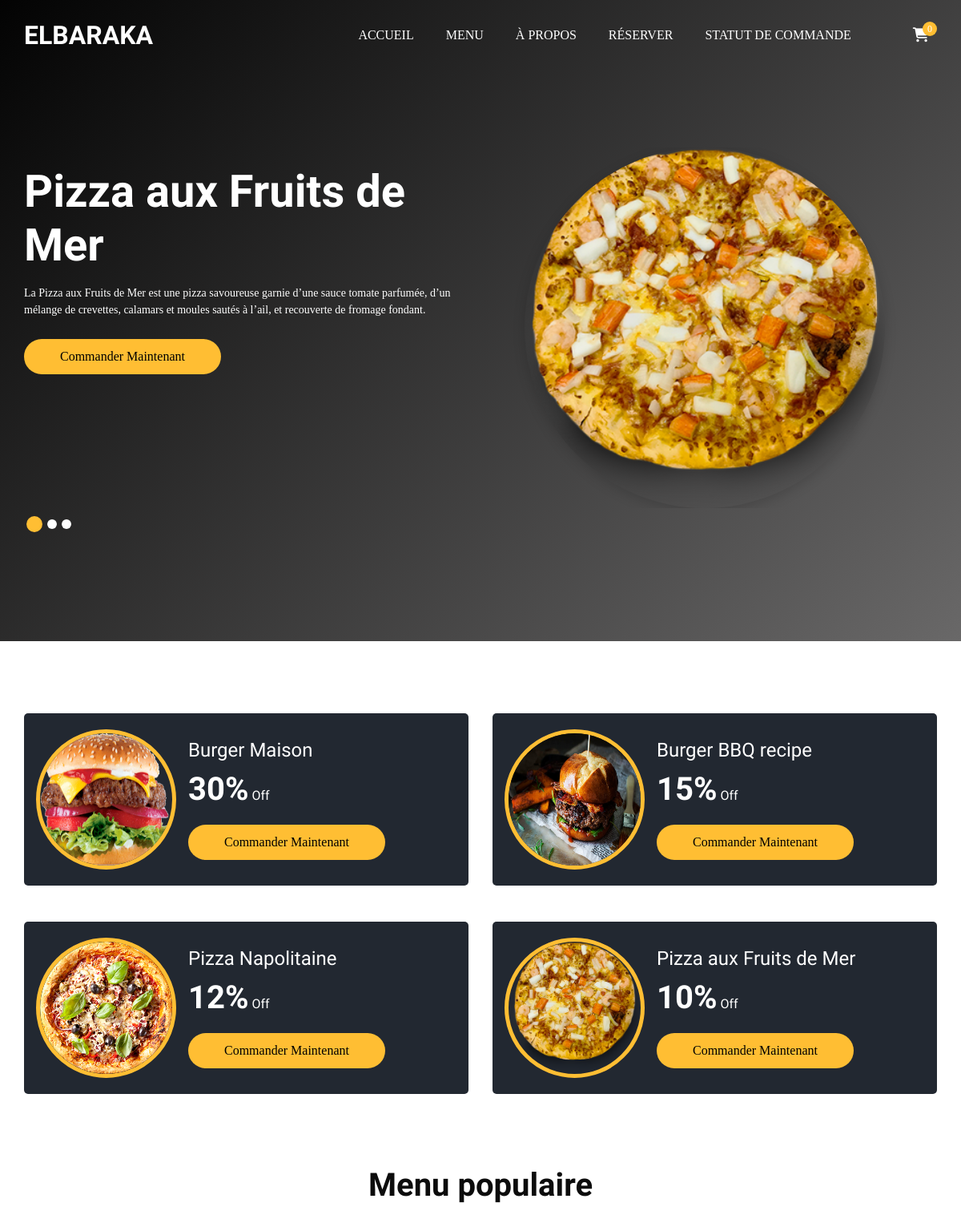
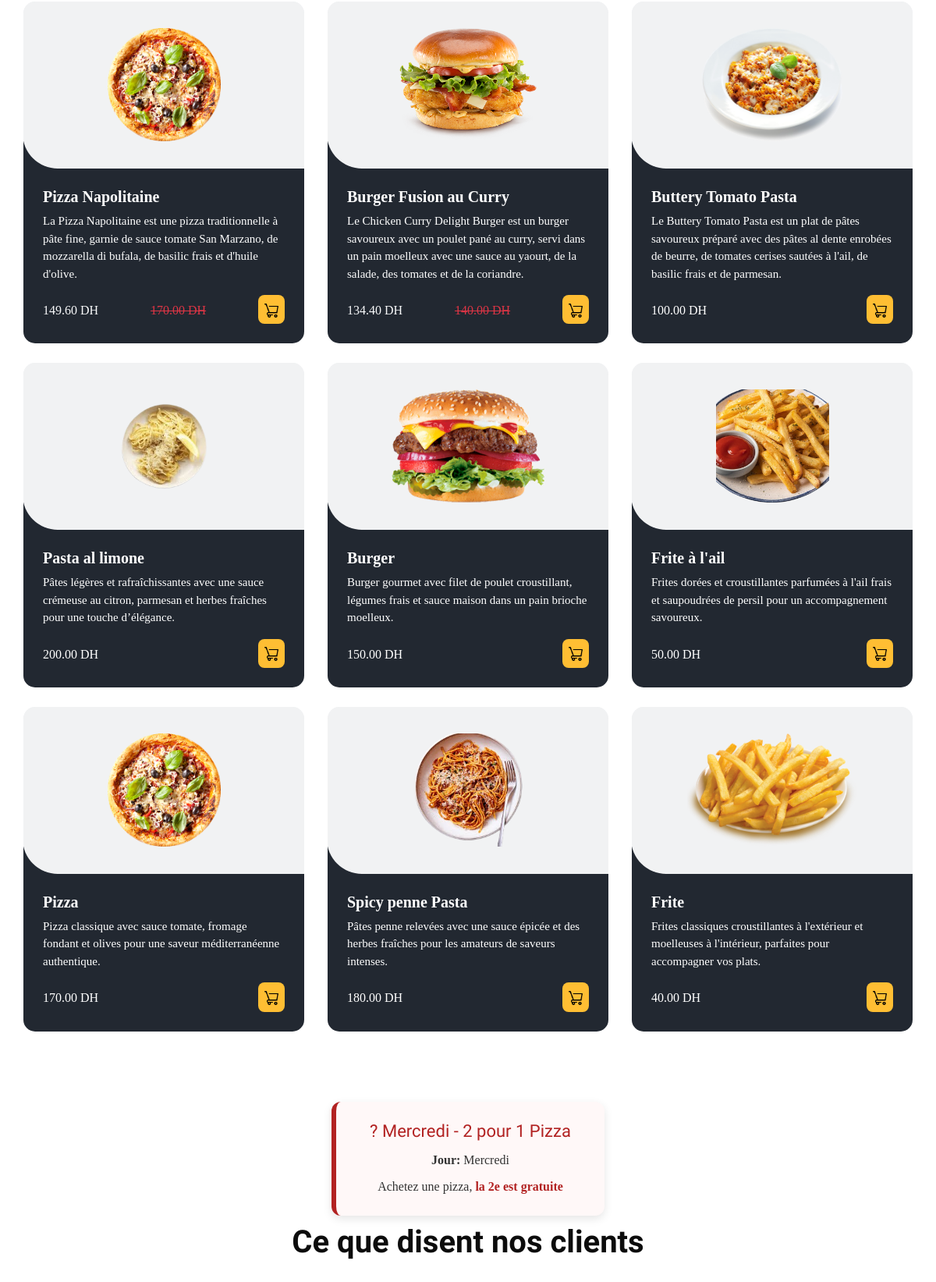
/client/index.php (upper part), run on the app's committed database (2 pictures, top to bottom).
### tables this page shows
CREATE TABLE `menu_items` (
  `id` int(11) NOT NULL,
  `name` varchar(255) NOT NULL,
  `description` text NOT NULL,
  `price` decimal(10,2) NOT NULL,
  `discount` int(11) NOT NULL DEFAULT 0,
  `image_url` varchar(255) NOT NULL,
  `sales_count` int(11) DEFAULT 0,
  `category_id` int(11) DEFAULT NULL,
  `created_at` timestamp NOT NULL DEFAULT current_timestamp()
);

CREATE TABLE `promotions` (
  `id` int(11) NOT NULL,
  `day_name` varchar(50) NOT NULL,
  `day_of_week` int(11) NOT NULL,
  `title` varchar(255) NOT NULL,
  `description` text NOT NULL,
  `highlight_text` varchar(255) DEFAULT NULL
);

### client/food_section.php (the view)
<?php
    require_once 'db.php';
    function getMenuItems()
    {
        global $mysqli;
        $query  = "SELECT *, price - (price * discount / 100) AS discounted_price FROM menu_items ORDER BY sales_count LIMIT 9";
        $result = $mysqli->query($query);
        if ($result) {
            $menuItems = [];
            while ($row = $result->fetch_assoc()) {
                $menuItems[] = $row;
            }
            return $menuItems;
        } else {
            error_log("Query failed: " . $mysqli->error);
            return [];
        }
    }
    $menuItems = getMenuItems();
?>
<section class="food_section layout_padding-bottom">
    <div class="container">
        <div class="heading_container heading_center">
            <h2>Menu populaire</h2>
        </div>
        <div class="filters-content">
            <div class="row grid">
                <?php if (! empty($menuItems)): ?>
<?php foreach ($menuItems as $item): ?>
                        <div class="col-sm-6 col-lg-4 all">
                            <div class="box">
                                <div>
                                    <div class="img-box">
                                        <img src="<?php echo htmlspecialchars($item['image_url']); ?>" alt="<?php echo htmlspecialchars($item['name']); ?>" />
                                    </div>
                                    <div class="detail-box">
                                        <h5><?php echo htmlspecialchars($item['name']); ?></h5>
                                        <p><?php echo htmlspecialchars($item['description']); ?></p>
                                        <div class="options">
                                            <?php if ($item['discount'] > 0): ?>
                                                <h6 class="text-light"><?php echo htmlspecialchars(number_format($item['discounted_price'], 2)); ?> DH</h6>
                                                <h6 class="text-danger"><del><?php echo htmlspecialchars(number_format($item['price'], 2)); ?> DH</del></h6>
                                            <?php else: ?>
                                                <h6><?php echo htmlspecialchars(number_format($item['price'], 2)); ?> DH</h6>
                                            <?php endif; ?>
                                            <button class="add-to-cart" onclick="addToCart(<?php echo htmlspecialchars($item['id']); ?>)">
                                                <img src="icons/cart.png" alt="Add to cart" width="22px">
                                            </button>
                                        </div>
                                    </div>
                                </div>
                            </div>
                        </div>
                    <?php endforeach; ?>
<?php else: ?>
                    <div class="col-12 text-center">
                        <p>No menu items available.</p>
                    </div>
                <?php endif; ?>
            </div>
        </div>
    </div>
</section>

### client/header.php (shortened to what this page needs)
<!DOCTYPE html>
<html>
  <head>
    <link rel="stylesheet" type="text/css" href="css/bootstrap.css" />
    <link
      rel="stylesheet"
      type="text/css"
      href="https://cdnjs.cloudflare.com/ajax/libs/OwlCarousel2/2.3.4/assets/owl.carousel.min.css"
    />
    <link
      rel="stylesheet"
      href="https://cdnjs.cloudflare.com/ajax/libs/jquery-nice-select/1.1.0/css/nice-select.min.css"
    />
    <link rel="stylesheet" href="https://cdnjs.cloudflare.com/ajax/libs/font-awesome/6.7.2/css/all.min.css" />
    <link href="css/style.css" rel="stylesheet" />
    <link href="css/responsive.css" rel="stylesheet" />
  </head>

### client/index.php (shortened to what this page needs)
<?php include_once 'header.php'; ?>
<body>
<div class="hero_area">
    <div class="bg-box" style="background: linear-gradient(135deg, #030303, #696868)">
    </div>
    <header class="header_section">
        <div class="container">
            <?php include_once 'nav.php'?>
        </div>
    </header>
    <?php include_once 'slider.php'; ?>
</div>
<?php include_once 'offer.php'; ?>
<?php include 'food_section.php'; ?>
<?php include 'promo.php'; ?>
<?php include_once 'client.php'; ?>
</body>
</html>

### client/nav.php (shortened to what this page needs)
<?php
$cart_count = 0;
?>
<nav class="navbar navbar-expand-lg custom_nav-container">
    <a class="navbar-brand" href="index.php">
        <span>ELBARAKA</span>
    </a>
    <div class="collapse navbar-collapse" id="navbarSupportedContent">
        <ul class="navbar-nav mx-auto">
            <li class="nav-item">
                <a class="nav-link" href="index.php">Accueil</a>
            </li>
            <li class="nav-item">
                <a class="nav-link" href="menu.php">Menu</a>
            </li>
            <li class="nav-item">
                <a class="nav-link" href="about.php">À propos</a>
            </li>
            <li class="nav-item">
                <a class="nav-link" href="book.php">Réserver</a>
            </li>
            <li class="nav-item">
                <a class="nav-link" href="order_status.php">Statut de Commande</a>
            </li>
        </ul>
        <div class="user_option">
            <a href="cart.php" class="cart_link">
                <i class="fa fa-shopping-cart"></i>
                <?php if ($cart_count >= 0): ?>
                    <span class="cart-count"><?php echo $cart_count; ?></span>
                <?php endif; ?>
            </a>
        </div>
    </div>
</nav>

### client/slider.php
<?php
require_once 'db.php';
function getTopMenuItems()
{
    global $mysqli;
    $query  = "SELECT * FROM menu_items ORDER BY created_at DESC LIMIT 3";
    $result = $mysqli->query($query);
    if ($result) {
        $topMenuItems = [];
        while ($row = $result->fetch_assoc()) {
            $topMenuItems[] = $row;
        }
        return $topMenuItems;
    } else {
        error_log("Error fetching top menu items: " . $mysqli->error);
        return [];
    }
}
$topMenuItems = getTopMenuItems();
?>
<section class="slider_section">
    <div id="customCarousel1" class="carousel slide" data-ride="carousel">
        <div class="carousel-inner">
            <?php foreach ($topMenuItems as $index => $item): ?>
                <div class="carousel-item<?php echo $index === 0 ? ' active' : ''; ?>">
                    <div class="container">
                        <div class="row">
                            <div class="col-md-7 col-lg-6">
                                <div class="detail-box">
                                    <h1><?php echo htmlspecialchars($item['name']); ?></h1>
                                    <p><?php echo htmlspecialchars($item['description']); ?></p>
                                    <div class="btn-box">
                                        <button class="btn1" onclick="addToCart(<?php echo htmlspecialchars($item['id']); ?>)">
                                            Commander Maintenant
                                        </button>
                                    </div>
                                </div>
                            </div>
                            <div class="col-md-5 col-lg-6">
                                <img src="<?php echo htmlspecialchars($item['image_url']); ?>" alt="" class="img-fluid" />
                            </div>
                        </div>
                    </div>
                </div>
            <?php endforeach; ?>
        </div>
        <div class="container">
            <ol class="carousel-indicators">
                <?php foreach ($topMenuItems as $index => $item): ?>
                    <li data-target="#customCarousel1" data-slide-to="<?php echo $index; ?>" class="<?php echo $index === 0 ? ' active' : ''; ?>"></li>
                <?php endforeach; ?>
            </ol>
        </div>
    </div>
</section>

### client/offer.php
<?php
require_once 'db.php';
function getOffers()
{
    global $mysqli;
    $query  = "SELECT * FROM menu_items WHERE discount > 0 ORDER BY discount DESC LIMIT 4";
    $result = $mysqli->query($query);
    if ($result) {
        $offers = [];
        while ($row = $result->fetch_assoc()) {
            $offers[] = $row;
        }
        return $offers;
    } else {
        error_log("Error fetching offers: " . $mysqli->error);
        return [];
    }
}
$offers = getOffers();
?>
<section class="offer_section layout_padding-bottom">
    <div class="container">
        <div class="row">
            <?php foreach ($offers as $offer): ?>
                <div class="col-md-6">
                    <div class="box">
                        <div class="img-box">
                            <img src="<?php echo htmlspecialchars($offer['image_url']); ?>" alt="<?php echo htmlspecialchars($offer['name']); ?>" />
                        </div>
                        <div class="detail-box">
                            <h5><?php echo htmlspecialchars($offer['name']); ?></h5>
                            <h6><span><?php echo htmlspecialchars(number_format($offer['discount'], 0)); ?>%</span> Off</h6>
                            <div class="btn-box">
                                <button class="btn1" onclick="addToCart(<?php echo htmlspecialchars($offer['id']); ?>)">
                                    Commander Maintenant
                                </button>
                            </div>
                        </div>
                    </div>
                </div>
            <?php endforeach; ?>
        </div>
    </div>
</section>

### client/promo.php (shortened to what this page needs)
<?php
require_once 'db.php';
function getPromotions()
{
    global $mysqli;
    $query  = "SELECT * FROM promotions ORDER BY day_of_week";
    $result = $mysqli->query($query);
    if ($result) {
        $promotions = [];
        while ($row = $result->fetch_assoc()) {
            $promotions[] = $row;
        }
        return $promotions;
    } else {
        error_log("Error fetching promotions: " . $mysqli->error);
        return [];
    }
}
$promotions = getPromotions();
$currentDay = date('w');
$currentDayPromotions = array_filter($promotions, function ($promo) use ($currentDay) {
    return $promo['day_of_week'] == $currentDay;
});
if (! empty($currentDayPromotions)): ?>
    <div class="promo-container">
        <?php foreach ($currentDayPromotions as $promo): ?>
            <div class="promo-card" data-day="<?php echo htmlspecialchars($promo['day_of_week']); ?>">
                <h2><?php echo htmlspecialchars($promo['title']); ?></h2>
                <p><strong>Jour:</strong> <?php echo htmlspecialchars($promo['day_name']); ?></p>
                <?php
                $description = str_replace(
                    '{highlight}',
                    '<span class="highlight">' . htmlspecialchars($promo['highlight_text']) . '</span>',
                    htmlspecialchars($promo['description'])
                );
                echo $description;
                ?>
            </div>
        <?php endforeach; ?>
    </div>
<?php endif; ?>

### client/client.php (shortened to what this page needs)
<section class="client_section layout_padding-bottom">
    <div class="container">
        <div class="heading_container heading_center psudo_white_primary mb_45">
            <h2>Ce que disent nos clients</h2>
        </div>
    </div>
</section>

### client/css/responsive.css (style rules this page uses)
@media (min-width: 1200px) { .container { max-width: 1170px; } }

### data on the page
menu_items: name "Pizza aux Fruits de Mer", description "La Pizza aux Fruits de Mer est une pizza savoureuse garnie d’une sauce tomate parfumée, d’un mélange de crevettes, calamars et moules sautés à l’ail, et recouverte de fromage fondant.", image_url (picture), discount "10"
menu_items: image_url (picture), name "Pizza Napolitaine", discount "12", description "La Pizza Napolitaine est une pizza traditionnelle à pâte fine, garnie de sauce tomate San Marzano, de mozzarella di bufala, de basilic frais et d'huile d'olive.", discounted_price "149.60", price "170.00"
menu_items: image_url (picture), name "Pizza", description "Pizza classique avec sauce tomate, fromage fondant et olives pour une saveur méditerranéenne authentique.", price "170.00"
menu_items: image_url (picture), name "Burger Maison", discount "30"
menu_items: image_url (picture), name "Burger BBQ recipe", discount "15"
menu_items: image_url (picture), name "Burger Fusion au Curry", description "Le Chicken Curry Delight Burger est un burger savoureux avec un poulet pané au curry, servi dans un pain moelleux avec une sauce au yaourt, de la salade, des tomates et de la coriandre.", discounted_price "134.40", price "140.00"
menu_items: image_url (picture), name "Buttery Tomato Pasta", description "Le Buttery Tomato Pasta est un plat de pâtes savoureux préparé avec des pâtes al dente enrobées de beurre, de tomates cerises sautées à l'ail, de basilic frais et de parmesan.", price "100.00"
menu_items: image_url (picture), name "Pasta al limone", description "Pâtes légères et rafraîchissantes avec une sauce crémeuse au citron, parmesan et herbes fraîches pour une touche d’élégance.", price "200.00"
menu_items: image_url (picture), name "Burger", description "Burger gourmet avec filet de poulet croustillant, légumes frais et sauce maison dans un pain brioche moelleux.", price "150.00"
menu_items: image_url (picture), name "Frite à l'ail", description "Frites dorées et croustillantes parfumées à l'ail frais et saupoudrées de persil pour un accompagnement savoureux.", price "50.00"
menu_items: image_url (picture), name "Spicy penne Pasta", description "Pâtes penne relevées avec une sauce épicée et des herbes fraîches pour les amateurs de saveurs intenses.", price "180.00"
menu_items: image_url (picture), name "Frite", description "Frites classiques croustillantes à l'extérieur et moelleuses à l'intérieur, parfaites pour accompagner vos plats.", price "40.00"
promotions: title "? Mercredi - 2 pour 1 Pizza", day_name "Mercredi", highlight_text+description "Achetez une pizza, la 2e est gratuite"

### other printed values
$cart_count "0"
